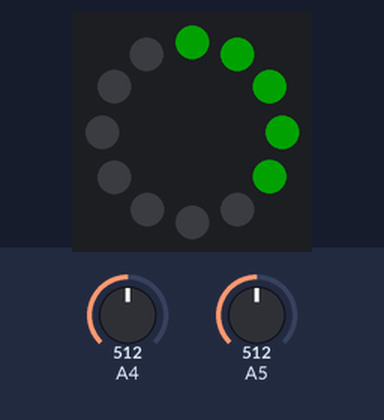
This sketch was run on a simulated Arduino Uno, built with avr-gcc and run on an emulated ATmega328P. Shown: 12 RGB LEDs in a ring, first at the top, clockwise. The test bench sets the inputs (shaded band); at power-on: A5 = 512, A4 = 512. Dim RGB values are drawn brighter than linear.

Above: at 1.2 s.
1.3 s: A5 set to 122
At 2.23 s:
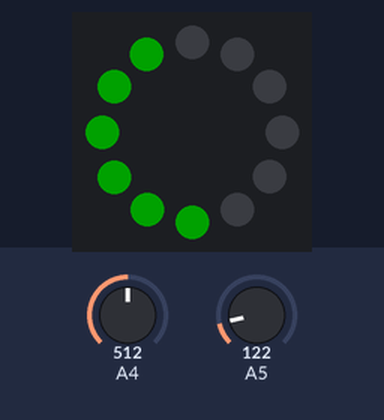
4.3 s: A4 set to 0
At 4.88 s:
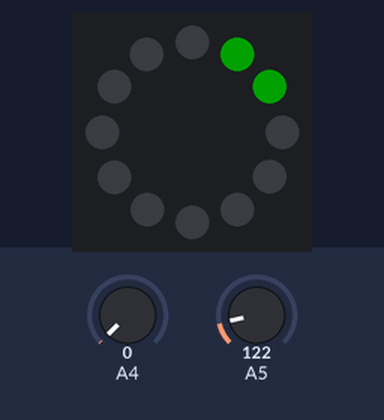
6.4 s: A4 set to 22
At 7.78 s:
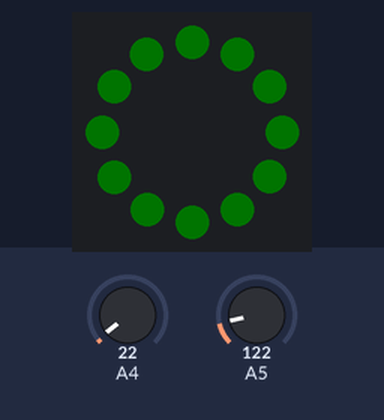
8.5 s: A4 set to 122
At 8.58 s:
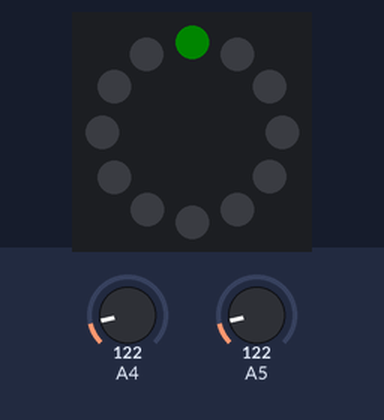

Measured:
- after the input at 6.4 s, the LEDs: first change after 0.69 s (image 3 shows a later state)

The sketch:

sketch_jun23a.ino
```cpp
#include <MeAuriga.h>
#include <Arduino.h>

int poti; //A8 und A13, Port 8
int hel; //A7 und A12, Port 9

MeRGBLed led_ring(0, 12);

void setup() {

    led_ring.setpin(44);
}

void loop() {

  for(byte i = 1; i<=12; i++) {

    poti = analogRead(13) / 2;
    hel = analogRead(12) / 15;

    led_ring.setColor(i, 0, hel, 0);
    led_ring.show();
    delay(poti); //100
  }

  for(byte e = 1; e<=12; e++) {

    poti = analogRead(13) / 2;
    hel = analogRead(12) / 15;

    led_ring.setColor(e, 0, 0, 0);
    led_ring.show();
    delay(poti); //100
  }
}
```
